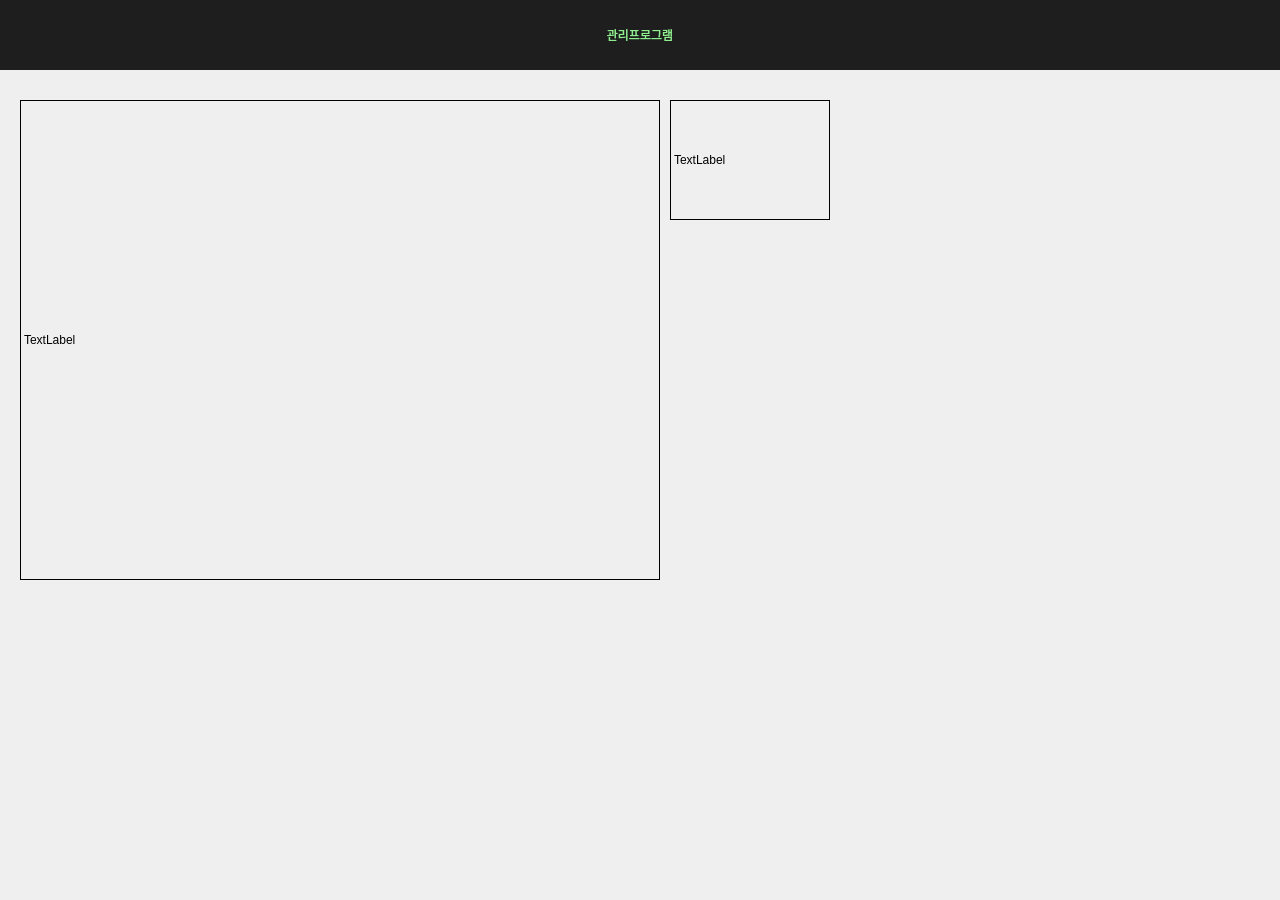
<?xml version="1.0" encoding="UTF-8"?>
<ui version="4.0">
 <class>MainWindowDesign</class>
 <widget class="QMainWindow" name="MainWindowDesign">
  <property name="geometry">
   <rect>
    <x>0</x>
    <y>0</y>
    <width>1280</width>
    <height>900</height>
   </rect>
  </property>
  <property name="windowTitle">
   <string>QRosApp</string>
  </property>
  <property name="windowIcon">
   <iconset>
    <normaloff>:/images/icon.png</normaloff>:/images/icon.png</iconset>
  </property>
  <property name="locale">
   <locale language="English" country="Australia"/>
  </property>
  <widget class="QWidget" name="centralwidget">
   <property name="enabled">
    <bool>true</bool>
   </property>
   <widget class="QLabel" name="display_image">
    <property name="geometry">
     <rect>
      <x>20</x>
      <y>100</y>
      <width>640</width>
      <height>480</height>
     </rect>
    </property>
    <property name="frameShape">
     <enum>QFrame::Box</enum>
    </property>
    <property name="text">
     <string>TextLabel</string>
    </property>
   </widget>
   <widget class="QLabel" name="display_ThermalImage">
    <property name="geometry">
     <rect>
      <x>670</x>
      <y>100</y>
      <width>160</width>
      <height>120</height>
     </rect>
    </property>
    <property name="frameShape">
     <enum>QFrame::Box</enum>
    </property>
    <property name="text">
     <string>TextLabel</string>
    </property>
   </widget>
   <widget class="QLabel" name="label_4">
    <property name="geometry">
     <rect>
      <x>0</x>
      <y>0</y>
      <width>1280</width>
      <height>70</height>
     </rect>
    </property>
    <property name="autoFillBackground">
     <bool>false</bool>
    </property>
    <property name="styleSheet">
     <string notr="true">background-color: rgb(30, 30, 30);
font: italic 18pt &quot;Sans Serif&quot;;
color: lightgreen;</string>
    </property>
    <property name="text">
     <string>관리프로그램</string>
    </property>
    <property name="alignment">
     <set>Qt::AlignCenter</set>
    </property>
   </widget>
  </widget>
  <action name="action_Quit">
   <property name="text">
    <string>&amp;Quit</string>
   </property>
   <property name="shortcut">
    <string>Ctrl+Q</string>
   </property>
   <property name="shortcutContext">
    <enum>Qt::ApplicationShortcut</enum>
   </property>
  </action>
  <action name="action_Preferences">
   <property name="text">
    <string>&amp;Preferences</string>
   </property>
  </action>
  <action name="actionAbout">
   <property name="text">
    <string>&amp;About</string>
   </property>
  </action>
  <action name="actionAbout_Qt">
   <property name="text">
    <string>About &amp;Qt</string>
   </property>
  </action>
 </widget>
 <resources/>
 <connections>
  <connection>
   <sender>action_Quit</sender>
   <signal>triggered()</signal>
   <receiver>MainWindowDesign</receiver>
   <slot>close()</slot>
   <hints>
    <hint type="sourcelabel">
     <x>-1</x>
     <y>-1</y>
    </hint>
    <hint type="destinationlabel">
     <x>399</x>
     <y>299</y>
    </hint>
   </hints>
  </connection>
 </connections>
</ui>
